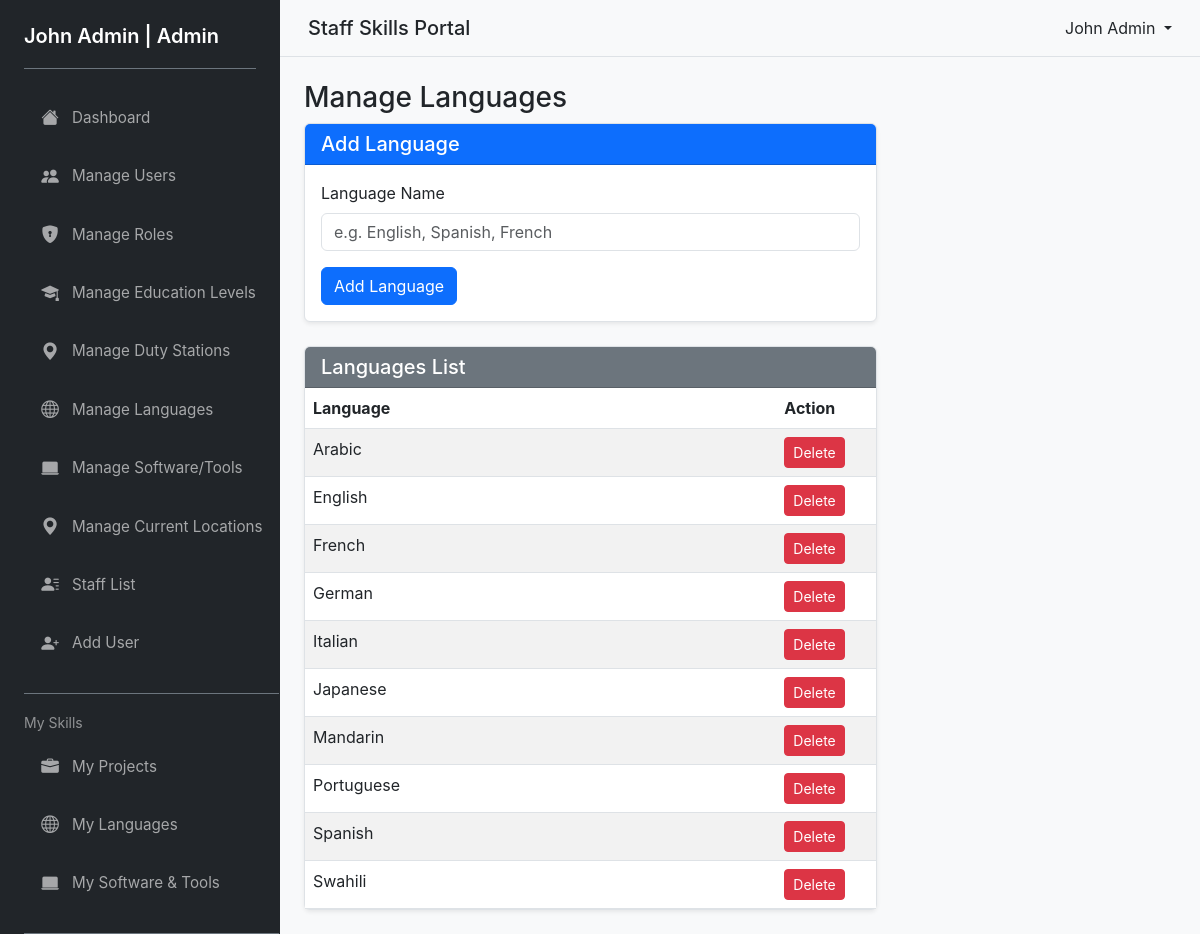
Page /pages/manage_languages.php (signed in) on the committed database.
### tables this page shows
CREATE TABLE IF NOT EXISTS languages (
  id INT AUTO_INCREMENT PRIMARY KEY,
  name VARCHAR(100) NOT NULL UNIQUE,
  created_at TIMESTAMP DEFAULT CURRENT_TIMESTAMP
);

### pages/manage_languages.php (the view, shortened to what this page needs)
<?php
require_once __DIR__ . '/../includes/header.php';
$pdo = getPDO();
$languages = $pdo->query('SELECT * FROM languages ORDER BY name ASC')->fetchAll();
?>
<div class="row">
    <div class="col-md-8">
        <h3>Manage Languages</h3>
        <div class="card mb-4">
            <div class="card-header bg-primary text-white">
                <h5 class="mb-0">Add Language</h5>
            </div>
            <div class="card-body">
                <form method="post">
                    <div class="mb-3">
                        <label class="form-label">Language Name</label>
                        <input class="form-control" name="name" placeholder="e.g. English, Spanish, French" value="<?php echo htmlspecialchars($_POST['name'] ?? ''); ?>" required>
                    </div>
                    <button class="btn btn-primary">Add Language</button>
                </form>
            </div>
        </div>
        <div class="card">
            <div class="card-header bg-secondary text-white">
                <h5 class="mb-0">Languages List</h5>
            </div>
            <div class="table-responsive">
                <table class="table table-striped mb-0">
                    <thead>
                        <tr>
                            <th>Language</th>
                            <th style="width: 100px;">Action</th>
                        </tr>
                    </thead>
                    <tbody>
                        <?php if (count($languages) > 0): ?>
                            <?php foreach ($languages as $lang): ?>
                                <tr>
                                    <td><?php echo htmlspecialchars($lang['name']); ?></td>
                                    <td>
                                        <form method="post" style="display:inline;" onsubmit="return confirm('Delete this language?');">
                                            <button type="submit" class="btn btn-sm btn-danger">Delete</button>
                                        </form>
                                    </td>
                                </tr>
                            <?php endforeach; ?>
                        <?php else: ?>
                            <tr><td colspan="2" class="text-center text-muted">No languages yet.</td></tr>
                        <?php endif; ?>
                    </tbody>
                </table>
            </div>
        </div>
    </div>
</div>
<?php require_once __DIR__ . '/../includes/footer.php'; ?>

### assets/css/styles.css (style rules this page uses)
* { box-sizing: border-box; }
body { font-family: -apple-system, BlinkMacSystemFont, 'Segoe UI', 'Roboto', 'Oxygen', 'Ubuntu', 'Cantarell', 'Fira Sans', 'Droid Sans', 'Helvetica Neue', sans-serif; background-color: #f8f9fa; margin: 0; padding: 0; }
.card { border: 1px solid #dee2e6; box-shadow: 0 0.125rem 0.25rem rgba(0, 0, 0, 0.075); transition: all 0.3s ease; }
.table { margin-bottom: 0; border-collapse: collapse; }
.btn { transition: all 0.2s ease; }

### rows in the picture
languages: name "Arabic"
languages: name "English"
languages: name "French"
languages: name "German"
languages: name "Italian"
languages: name "Japanese"
languages: name "Mandarin"
languages: name "Portuguese"
languages: name "Spanish"
languages: name "Swahili"

### other values in the picture
$_SESSION['user']['full_names'] "John Admin"
$_SESSION['user']['role_name'] "Admin"
